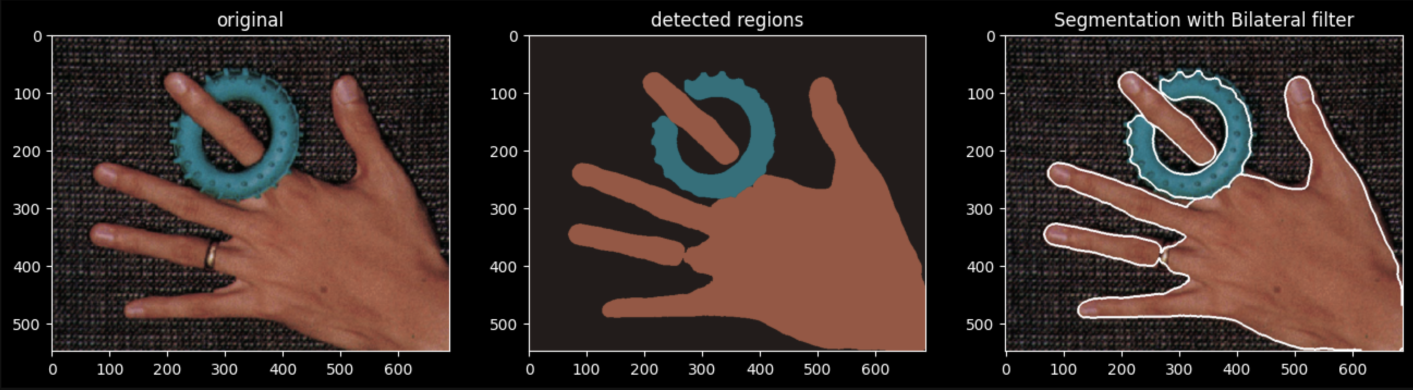
#> input picture img_mkrd.png, 4238 x 1170 px, given in place of Figure_1.png, which was not available (shown at 1/3 size)
$ jupyter execute --allow-errors TME8.ipynb   (text cells are left out)
#> lines starting #> are read from the running program, lines starting #| are printed output that depends on the picture; pictures that were not available may be replaced by others from this repository, and a replacement may not be noted
[cell 1]
# Load useful library kl

from PIL import Image
import matplotlib.pyplot as plt
import numpy as np
import os
import imageio
import scipy.signal
import scipy.ndimage
from skimage.color import rgb2hsv, hsv2rgb ,rgb2luv, luv2rgb
from matplotlib import cm
from sklearn.cluster import MeanShift, estimate_bandwidth
import cv2

# Usefull functions
# [8 lines left out: function imshow, not called in this run]

def setColors(nH, nS, nV):
    """ int**3 -> Array[nH*nS*nV,3]*Array[nH,nS,nV,3]
        computes an RGB palette from a sampling of HSV values
    """
    pal1 = np.zeros((nH*nS*nV, 3))
    pal2 = np.zeros((nH, nS, nV, 3))
    tH, tS, tV = 1/(2*nH), 1/(2*nS), 1/(2*nV)

    idx = 0
    for i in range(nH):
        for j in range(nS):
            for k in range(nV):
                HSVval = np.array([[[i/nH + tH, j/nS + tS, k/nV + tV]]])
                pal1[idx, :] = hsv2rgb(HSVval)*255
                pal2[i, j, k, :] = hsv2rgb(HSVval)*255
                idx += 1
    return pal1, pal2

def viewQuantizedImage(I,pal):
    """ Array*Array -> Array
        Display an indexed image with colors according to pal
    """
    Iview = np.empty(I.shape)
    n, m, c = I.shape
    for i in range(n):
        for j in range(m):
            h, s, v = I[i, j, :]
            Iview[i, j, :] = pal[ int(h), int(s), int(v), :]
    return Iview/255

# [34 lines left out: functions display5mainColors, display20bestMatches, not called in this run]

def display_gif(fn):
    from IPython import display
    return display.HTML('<img src="{}">'.format(fn))

[cell 2]
def quantize(v,K):
    return (np.where(v==1, K-1, np.floor(v*K))).astype(int)


# You can test your function with the following lines:
h = np.zeros((8))
for i in range(256):
    h[quantize(i/255.,8)] += 1
assert (h == 32*np.ones((8))).all()

[cell 3]
def quantizeImage(I, nH, nS, nV):
    Iq = np.zeros(I.shape).astype(int)
    Iq[:,:,0] = quantize(I[:,:,0], nH)
    Iq[:,:,1] = quantize(I[:,:,1], nS)
    Iq[:,:,2] = quantize(I[:,:,2], nV)

    Hist = np.zeros((nH, nS, nV))

    for i in range(I.shape[0]):
        for j in range(I.shape[1]):
            Hist[Iq[i,j,0], Iq[i,j,1], Iq[i,j,2]] += 1

    return Iq,Hist

[cell 4]
def normalize(H):
    """ Array -> Array"""
    return H/np.linalg.norm(H,2)

[cell 5]
w,h=400,400
def test_exo_1(I,nH,nS,nV):
    I_hsv=rgb2hsv(I)

    Iq,HistoIq=quantizeImage(I_hsv,nH,nS,nV)
    pal1, pal2 = setColors(nH, nS, nV)


    Iq_RGB=viewQuantizedImage(Iq,pal2)

    histo=normalize(HistoIq.flatten())

    fig = plt.figure(figsize=(w/60,h/60), layout="constrained")
    spec = fig.add_gridspec(6, 6)

    ax0 = fig.add_subplot(spec[0:3, :3])
    ax0.imshow(I)
    ax0.set_title("original")
    ax0.set_axis_off()

    ax1 = fig.add_subplot(spec[0:3, 3:])
    ax1.imshow(Iq_RGB)
    ax1.set_title("Quantized")
    ax1.set_axis_off()

    ax2 = fig.add_subplot(spec[4:, :])
    ax2.hist(histo,bins=256)
    ax2.set_title("Histogram")

    K = 6

    ## Determine 5 more frequent colors
    idx_most_prevalent = (-histo).argsort()[:K]
    hsv_most_prevalent = [np.unravel_index(idx,( nH, nS , nV )) for idx in idx_most_prevalent]


    idx = np.argsort(histo)
    idx = idx[::-1]


    for i in range (K):
        Ia = np.zeros((1, 1, 3), dtype=np.uint8)
        Ia[0,0,0] = pal1[idx[i], 0]
        Ia[0,0,1] = pal1[idx[i], 1]
        Ia[0,0,2] = pal1[idx[i], 2]
        ax_tmp = fig.add_subplot(spec[3, i])
        ax_tmp.axis('off')
        ax_tmp.imshow(Ia)

[cell 6]
plage=np.array(Image.open("./figs/Figure_1.png"))[85:330,95:500,:3]
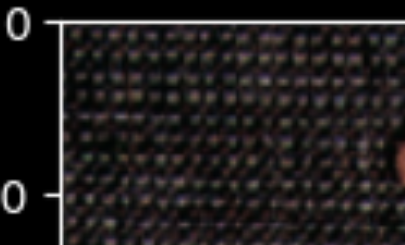
#> plage: shape (245, 405, 3); mean R, G, B 31.9, 28.8, 28.8

#> (a cell that did not finish here is left out)


[cell 8]
test_exo_1(plage,10,2,2)
#> in test_exo_1, `I_hsv=rgb2hsv(I)`: I_hsv: shape (245, 405, 3) float64; mean of channels 0, 1, 2 0.324, 0.165, 0.128
#> in quantizeImage, `Iq[:,:,0] = quantize(I[:,:,0], nH)`: Iq: shape (245, 405, 3) int64; mean of channels 0, 1, 2 2.9, 0, 0
#> in quantizeImage, `Iq[:,:,1] = quantize(I[:,:,1], nS)`: Iq: shape (245, 405, 3) int64; mean of channels 0, 1, 2 2.9, 0.0106, 0
#> in quantizeImage, `Iq[:,:,2] = quantize(I[:,:,2], nV)`: Iq: shape (245, 405, 3) int64; mean of channels 0, 1, 2 2.9, 0.0106, 0.0268
#> after the loop in viewQuantizedImage, `for i in range(n):`: Iview: shape (245, 405, 3) float64; mean of channels 0, 1, 2 63.9, 56.2, 54.3
#> in viewQuantizedImage, `return Iview/255`:
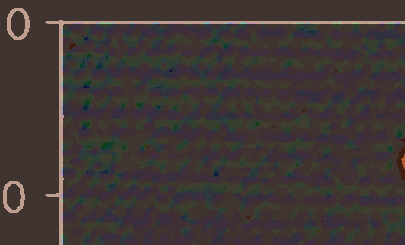
#> returned value: shape (245, 405, 3) float64; mean of channels 0, 1, 2 0.251, 0.22, 0.213; drawn as R, G, B
#> in test_exo_1, `histo=normalize(HistoIq.flatten())`: histo = 40 values, max 0.921 at index 0, min 0 at index 7, mean 0.0505
#> (the call stopped at in test_exo_1, `fig = plt.figure(figsize=(w/60,h/60), layout="constrained")`: IPython is not available in this run)

[cell 9]
import os
from scipy.io.matlab.mio import loadmat, savemat

#####

pathImage = './Base/'
pathDescriptors = './'

# Quantization HSV
nH = 30
nS = 10
nV = 2

bcomputed =True# Set to False to compute the histogramm database

if not bcomputed:
    listImage = os.listdir(pathImage)
    listHisto = []
    print('Histogram database computation ... it may take a while ...')
    for imageName in listImage:
        if os.path.isfile(pathImage+imageName) and imageName[-4:] == '.png':
            print( imageName)

            if (imageName=='._Liontigre20.png'):
                continue
            # read image
            I = np.array(Image.open(pathImage+imageName)) / 255.

            # conversion RGB->HSV
            J = rgb2hsv(I);
            # Image quantization (your function tested in Exo 1)
            _,histo = quantizeImage(J, nH, nS, nV)

            # flat a 3D histogram in 1D
            histo = histo.flatten()

            # Normalize histogramme (your function tested in Exo 1)
            listHisto.append(normalize(histo))

    print(len(listHisto), "histograms computed")
    nomList = pathDescriptors+'ListHisto.mat'
    savemat(nomList, {'listHisto': np.array(listHisto),
                      'listImage': np.array(listImage)})
else:
    print("Histogram database computation already done.")

#> (a cell that did not finish here is left out)

[cell 11]
#S=similarityMatrix(listHisto)

#> (a cell that did not finish here is left out)

#> (a cell that did not finish here is left out)

[cell 14]
indexQuery = 350
#> (the rest of this cell did not finish here and is left out)

#> (a cell that did not finish here is left out)

[cell 16]
# [7 lines left out: function variation_HSV, not called in this run]

[cell 17]
clown_nb = np.array(Image.open('figs/clown.bmp'))
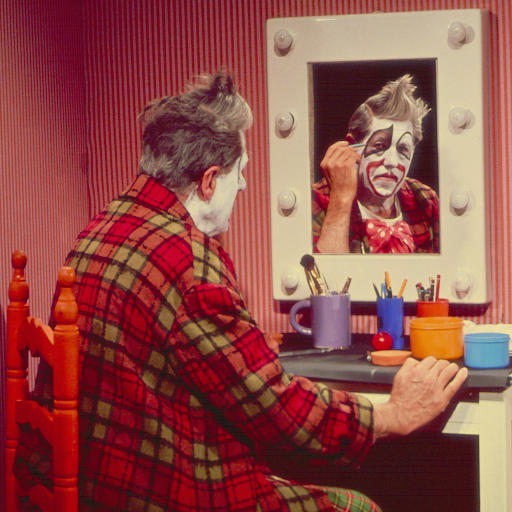
#> input picture TME8/figs/clown.bmp, 512 x 512 px
#> clown_nb is the input picture: shape (512, 512, 3); mean R, G, B 144.6, 75.7, 71
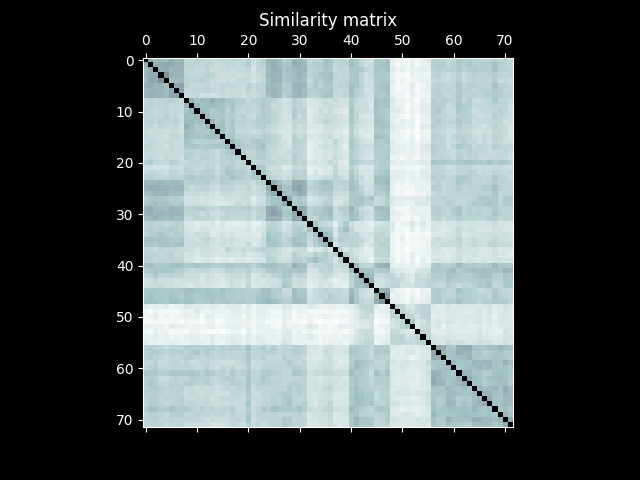
#> input picture TME8/gen_gif_1.png, 640 x 480 px
#> further down, image is the input picture: shape (480, 640, 4); mean R, G, B, A 87.7, 96.6, 96.7, 255

[cell 18]
nb_images=64

w,h=400,400

tmp_img_vert=np.zeros((w,h,3))
tmp_img_vert[:,:]=np.array([10.,207.,184.])

tmp=rgb2hsv(tmp_img_vert)
periode=1e-1
#> (the rest of this cell did not finish here and is left out)

[cell 19]
nom_gif="hsv_test6.gif"


#> (the rest of this cell did not finish here and is left out)

#> (a cell that did not finish here is left out)
